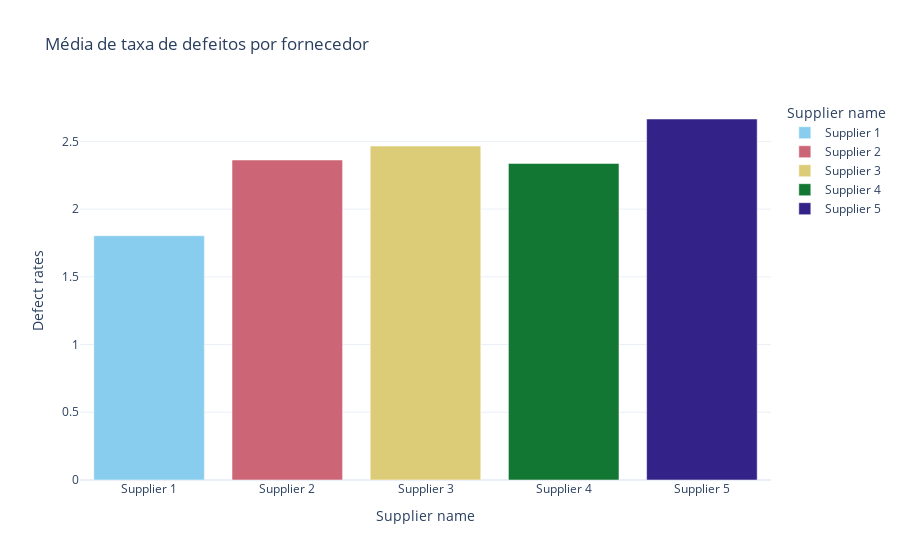

The notebook cell saved with this chart:
### Code cell
# Agrupar e calcular a taxa média de defeitos por fornecedor
defect_rates_per_supplier = df.groupby('Supplier name')['Defect rates'].mean().reset_index()

# Criar o gráfico de barras com cada barra de uma cor diferente
fig5 = px.bar(defect_rates_per_supplier, 
             x='Supplier name', 
             y='Defect rates', 
             title='Média de taxa de defeitos por fornecedor',
             color='Supplier name',  # Usar a coluna Supplier name para colorir as barras
             color_discrete_sequence=px.colors.qualitative.Safe)  # Escolher uma paleta de cores segura

# Exibir o gráfico
fig5.show()

### Figure 1 — Plotly figure (JSON) as saved in the notebook; plotly's stock layout.template omitted (floating-point values rounded to 4 significant figures)
{"data": [{"alignmentgroup": "True", "hovertemplate": "Supplier name=%{x}<br>Defect rates=%{y}<extra></extra>", "legendgroup": "Supplier 1", "marker": {"color": "rgb(136, 204, 238)", "pattern": {"shape": ""}}, "name": "Supplier 1", "offsetgroup": "Supplier 1", "orientation": "v", "showlegend": true, "textposition": "auto", "type": "bar", "x": ["Supplier 1"], "xaxis": "x", "y": [1.804], "yaxis": "y"}, {"alignmentgroup": "True", "hovertemplate": "Supplier name=%{x}<br>Defect rates=%{y}<extra></extra>", "legendgroup": "Supplier 2", "marker": {"color": "rgb(204, 102, 119)", "pattern": {"shape": ""}}, "name": "Supplier 2", "offsetgroup": "Supplier 2", "orientation": "v", "showlegend": true, "textposition": "auto", "type": "bar", "x": ["Supplier 2"], "xaxis": "x", "y": [2.363], "yaxis": "y"}, {"alignmentgroup": "True", "hovertemplate": "Supplier name=%{x}<br>Defect rates=%{y}<extra></extra>", "legendgroup": "Supplier 3", "marker": {"color": "rgb(221, 204, 119)", "pattern": {"shape": ""}}, "name": "Supplier 3", "offsetgroup": "Supplier 3", "orientation": "v", "showlegend": true, "textposition": "auto", "type": "bar", "x": ["Supplier 3"], "xaxis": "x", "y": [2.466], "yaxis": "y"}, {"alignmentgroup": "True", "hovertemplate": "Supplier name=%{x}<br>Defect rates=%{y}<extra></extra>", "legendgroup": "Supplier 4", "marker": {"color": "rgb(17, 119, 51)", "pattern": {"shape": ""}}, "name": "Supplier 4", "offsetgroup": "Supplier 4", "orientation": "v", "showlegend": true, "textposition": "auto", "type": "bar", "x": ["Supplier 4"], "xaxis": "x", "y": [2.337], "yaxis": "y"}, {"alignmentgroup": "True", "hovertemplate": "Supplier name=%{x}<br>Defect rates=%{y}<extra></extra>", "legendgroup": "Supplier 5", "marker": {"color": "rgb(51, 34, 136)", "pattern": {"shape": ""}}, "name": "Supplier 5", "offsetgroup": "Supplier 5", "orientation": "v", "showlegend": true, "textposition": "auto", "type": "bar", "x": ["Supplier 5"], "xaxis": "x", "y": [2.665], "yaxis": "y"}], "layout": {"autosize": true, "barmode": "relative", "legend": {"title": {"text": "Supplier name"}, "tracegroupgap": 0}, "title": {"text": "Média de taxa de defeitos por fornecedor"}, "xaxis": {"anchor": "y", "autorange": true, "categoryarray": ["Supplier 1", "Supplier 2", "Supplier 3", "Supplier 4", "Supplier 5"], "categoryorder": "array", "domain": [0, 1], "range": [-0.5, 4.5], "title": {"text": "Supplier name"}, "type": "category"}, "yaxis": {"anchor": "x", "autorange": true, "domain": [0, 1], "range": [0, 2.806], "title": {"text": "Defect rates"}, "type": "linear"}}}
